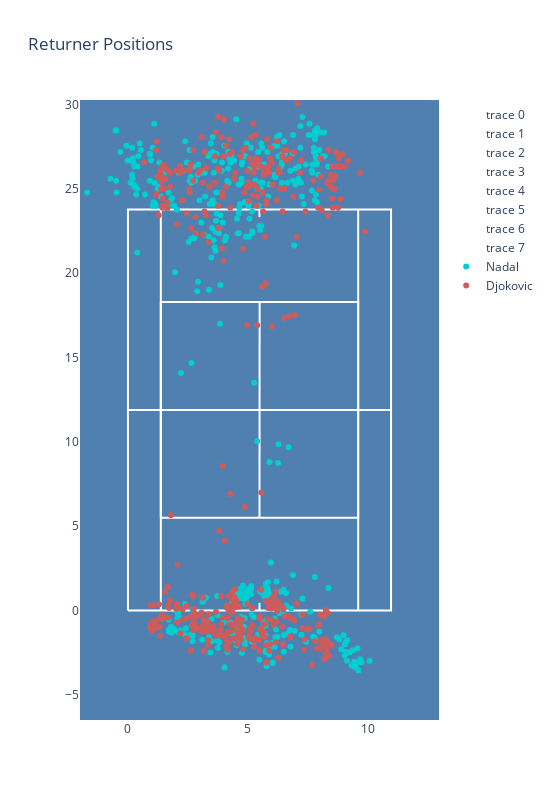

Notebook code cell kept with this figure:
### Code cell
fig.show()

### Figure 1 — Plotly figure (JSON) as saved in the notebook; plotly's stock layout.template omitted (floating-point values rounded to 4 significant figures; data arrays with more than 128 entries replaced by an {"elided": "..."} marker saying what was removed)
{"data": [{"line": {"color": "white", "width": 2}, "mode": "lines", "type": "scatter", "x": [10.97, 0], "y": [11.89, 11.89]}, {"line": {"color": "white", "width": 2}, "mode": "lines", "type": "scatter", "x": [0, 0, 10.97, 10.97, 0], "y": [0, 23.78, 23.78, 0, 0]}, {"line": {"color": "white", "width": 2}, "mode": "lines", "type": "scatter", "x": [5.485, 5.49], "y": [5.485, 18.29]}, {"line": {"color": "white", "width": 2}, "mode": "lines", "type": "scatter", "x": [5.485, 5.485], "y": [0, 0.45]}, {"line": {"color": "white", "width": 2}, "mode": "lines", "type": "scatter", "x": [5.485, 5.485], "y": [23.78, 23.33]}, {"line": {"color": "white", "width": 2}, "mode": "lines", "type": "scatter", "x": [1.37, 1.37], "y": [0, 23.78]}, {"line": {"color": "white", "width": 2}, "mode": "lines", "type": "scatter", "x": [9.6, 9.6], "y": [0, 23.78]}, {"line": {"color": "white", "width": 2}, "mode": "lines", "type": "scatter", "x": [1.37, 1.37, 9.6, 9.6, 1.37], "y": [5.5, 18.29, 18.29, 5.5, 5.5]}, {"marker": {"color": "darkturquoise"}, "mode": "markers", "name": "Nadal", "type": "scatter", "x": {"elided": "411 float values"}, "y": {"elided": "411 float values"}}, {"marker": {"color": "indianred"}, "mode": "markers", "name": "Djokovic", "type": "scatter", "x": {"elided": "411 float values"}, "y": {"elided": "411 float values"}}], "layout": {"height": 800, "plot_bgcolor": "#5080B0", "title": {"text": "Returner Positions"}, "width": 550, "xaxis": {"autorange": false, "range": [-2, 12.97], "showgrid": false, "zeroline": false}, "yaxis": {"autorange": false, "range": [-6.5, 30.28], "showgrid": false, "zeroline": false}}}
